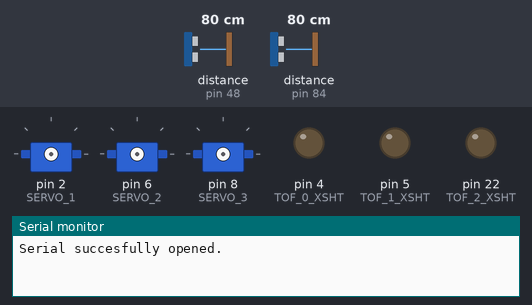
Recording of a sketch running on a simulated Arduino Mega 2560, built with avr-gcc and run on an emulated ATmega2560. Shown: 3 × servo, output pins drawn as LEDs (lit = HIGH), the last lines printed to the serial monitor. Inputs (shaded band) come from the test bench; at power-on: distance to the obstacle (sensors on pin 48, pin 84) 80 cm.

Above: at 0.1 s.
At 0.6 s:
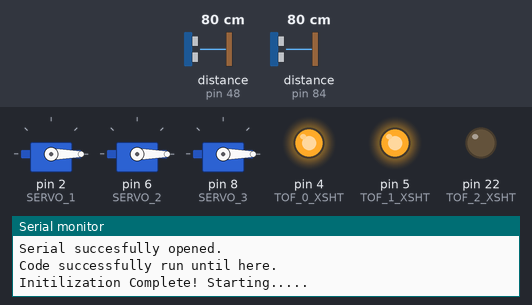
Timing chart, 0 to 2.1 s (numbered marks = the images above):
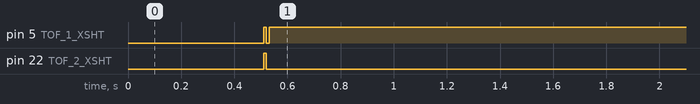

The sketch:

autoLeveling.ino
```cpp
#include <Servo.h>
#include <Adafruit_VL53L0X.h>

//for servos
#define SERVO_1 2
#define SERVO_2 6
#define SERVO_3 8

#define SERVO_1_UpLim 45
#define SERVO_2_UpLim 45
#define SERVO_3_UpLim 45

#define init_angle 0

Servo Servo_1;
Servo Servo_2;
Servo Servo_3;

int s1_ang = init_angle;
int s2_ang = init_angle;
int s3_ang = init_angle;

//for tof sensors
#define TOF_0_ADDRESS 0x30
#define TOF_1_ADDRESS 0x54
#define TOF_2_ADDRESS 0x47

#define TOF_0_XSHT 4
#define TOF_1_XSHT 5
#define TOF_2_XSHT 22

#define COUNT_TOFS 3

Adafruit_VL53L0X tof_0 = Adafruit_VL53L0X();
Adafruit_VL53L0X tof_1 = Adafruit_VL53L0X();
Adafruit_VL53L0X tof_2 = Adafruit_VL53L0X();

VL53L0X_RangingMeasurementData_t tof_0_reading;
VL53L0X_RangingMeasurementData_t tof_1_reading;
VL53L0X_RangingMeasurementData_t tof_2_reading;

float offsetError = 15.9; // offset error

float dists[COUNT_TOFS];

void init_tofSensors() {

  // reset all tofs
  digitalWrite(TOF_0_XSHT, LOW);
  digitalWrite(TOF_1_XSHT, LOW);
  digitalWrite(TOF_2_XSHT, LOW);
  delay(10);
  // enable all tofs
  digitalWrite(TOF_0_XSHT, HIGH);
  digitalWrite(TOF_1_XSHT, HIGH);
  digitalWrite(TOF_2_XSHT, HIGH);
  delay(10);

  // activating TOF0 and reset all others
  digitalWrite(TOF_0_XSHT, HIGH);
  digitalWrite(TOF_1_XSHT, LOW);
  digitalWrite(TOF_2_XSHT, LOW);

  // initing TOF0
  if(!tof_0.begin(TOF_0_ADDRESS, true, &Wire, Adafruit_VL53L0X::VL53L0X_SENSE_HIGH_ACCURACY)) {
    Serial.println(F("Failed to boot first VL53L0X"));
    while(1);
  }
  delay(10);

  // activating TOF1
  digitalWrite(TOF_1_XSHT, HIGH);
  digitalWrite(TOF_2_XSHT, LOW);
  delay(10);

  //initing TOF1
  if(!tof_1.begin(TOF_1_ADDRESS, true, &Wire, Adafruit_VL53L0X::VL53L0X_SENSE_HIGH_ACCURACY)) {
    Serial.println(F("Failed to boot second VL53L0X"));
    while(1);
  }
  delay(10);

  Serial.println("Code successfully run until here.");

  /*// activating TOF2
  digitalWrite(TOF_2_XSHT, HIGH);
  delay(10);

  //initing TOF2
  if(!tof_2.begin(TOF_2_ADDRESS, true, &Wire, Adafruit_VL53L0X::VL53L0X_SENSE_HIGH_ACCURACY)) {
    Serial.println(F("Failed to boot third VL53L0X"));
    while(1);
  }*/

}

//read distance once for all tof
void read_distance() {

  //read first tof
  tof_0.rangingTest(&tof_0_reading, false); // pass in 'true' to get debug data printout!

  /*
  //for debug purpose
  Serial.print("ToF at address 0x");
  Serial.print(TOF_0_ADDRESS, HEX);
  Serial.print(": ");

  if (tof_0_reading.RangeStatus != 4) {

    Serial.print(tof_0_reading.RangeMilliMeter, DEC);
    Serial.print(" mm     ");

  }
  else {

    Serial.print("Out of Range");

  }
  */

  //read second tof
  tof_1.rangingTest(&tof_1_reading, false); // pass in 'true' to get debug data printout!

  /*
  //for debug purpose
  Serial.print("ToF at address 0x");
  Serial.print(TOF_1_ADDRESS, HEX);
  Serial.print(": ");

  if (tof_1_reading.RangeStatus != 4) {

    Serial.print(tof_1_reading.RangeMilliMeter, DEC);
    Serial.print(" mm     ");

  }
  else {

    Serial.print("Out of Range");

  }
  */

  //read third tof
  //tof_2.rangingTest(&tof_2_reading, false); // pass in 'true' to get debug data printout!

  /*
  //for debug purpose
  Serial.print("ToF at address 0x");
  Serial.print(TOF_2_ADDRESS, HEX);
  Serial.print(": ");

  if (tof_2_reading.RangeStatus != 4) {

    Serial.print(tof_2_reading.RangeMilliMeter, DEC);
    Serial.print(" mm     ");

  }
  else {

    Serial.print("Out of Range");

  }

  Serial.println();
  */

}

//for control system's target
float distInMm = 69; //target, should be changed
float errInMm[COUNT_TOFS];
float tmpSumDist[COUNT_TOFS];
float aveCount = 50;
bool r1_aligned;
bool r2_aligned;
bool r3_aligned;
bool aligned;

void checkAlignment(bool isTest) {

  tmpSumDist[0] = 0;
  tmpSumDist[1] = 0;
  tmpSumDist[2] = 0;

  //average to get consistent result.
  for (int i = 0; i < aveCount; i++) {

    read_distance();
    delay(20);

    if (tof_0_reading.RangeStatus != 4) {

      tmpSumDist[0] += tof_0_reading.RangeMilliMeter;

    }
    else {
      /* Debug */
    }

    if (tof_1_reading.RangeStatus != 4) {

      tmpSumDist[1] += tof_1_reading.RangeMilliMeter;

    }
    else {
      /* Debug */
    }

    /*if (tof_2_reading.RangeStatus != 4) {

      tmpSumDist[2] += tof_2_reading.RangeMilliMeter;

    }
    else {

    }*/

  }

  for (int i = 0; i < COUNT_TOFS; i++) {

    dists[i] = (tmpSumDist[i]/aveCount) + offsetError;

    //some math fitting operations, quadratic equation, coefficients obtained from matlab polyfit function
    //fitting "error"
    dists[i] = (-(2.31486397058827) + sqrt((pow(2.31486397058827,2)) - (4*(-0.00677039565826346)*(-63.4484961484612-(dists[i])))))/(2*(-0.00677039565826346));

    errInMm[i] = distInMm - dists[i];

  }

  if (isTest) {

    Serial.print("Test measure invoked!");
    Serial.println("\n");

    Serial.print("At address 0x");
    Serial.print(TOF_0_ADDRESS, HEX);
    Serial.print("\nCurrent Reading: ");
    Serial.print(dists[0], DEC);
    Serial.println();
    Serial.print("Error in mm: ");
    Serial.print(errInMm[0], DEC);
    Serial.println("\n");

    Serial.print("At address 0x");
    Serial.print(TOF_1_ADDRESS, HEX);
    Serial.print("\nCurrent Reading: ");
    Serial.print(dists[1], DEC);
    Serial.println();
    Serial.print("Error in mm: ");
    Serial.print(errInMm[1], DEC);
    Serial.println("\n");

    Serial.print("At address 0x");
    Serial.print(TOF_2_ADDRESS, HEX);
    Serial.print("\nCurrent Reading: ");
    Serial.print(dists[2], DEC);
    Serial.println();
    Serial.print("Error in mm: ");
    Serial.print(errInMm[2], DEC);
    Serial.println("\n");

  }
  else {

    //tolerance of +-0.5mm, worst case scenario assumed to be 1mm maximum deviation at each point
    r1_aligned = (errInMm[0] < 0.5 && errInMm[0] > -0.5);
    r2_aligned = (errInMm[1] < 0.5 && errInMm[1] > -0.5);
    r3_aligned = (errInMm[2] < 0.5 && errInMm[2] > -0.5);
    aligned = ((r1_aligned && r2_aligned) && r3_aligned);

  }

}


// for dev mode, uncomment to use com terminal, comment to save bytes.
String command = "";

void setup() {
  // Enable Serial Comm
  Serial.begin(115200);
  while (!Serial) { delay(1); }

  Serial.println("Serial succesfully opened.");
  delay(500);

  // Init Servos
  Servo_1.attach(SERVO_1);
  Servo_2.attach(SERVO_2);
  Servo_3.attach(SERVO_3);

  Servo_1.write(s1_ang);
  Servo_2.write(s2_ang);
  Servo_3.write(s3_ang);

  // Init ToF Sensors
  pinMode(TOF_0_XSHT, OUTPUT);
  pinMode(TOF_1_XSHT, OUTPUT);
  pinMode(TOF_2_XSHT, OUTPUT);
  digitalWrite(TOF_0_XSHT, LOW);
  digitalWrite(TOF_1_XSHT, LOW);
  digitalWrite(TOF_2_XSHT, LOW);

  init_tofSensors();

  Serial.print("\nInitilization Complete! Starting...");
  for (int i = 0; i < 15; i++) {

    Serial.print(".");
    delay(200);

  }
  Serial.println();

}

void loop() {
  //control system
  /*
  checkAlignment(3);

  //control system
  while (!aligned) {

    Serial.println("Bed not leveled, leveling sequence invoked. \n");
    Serial.println("Current Servos Nominated Angle: ");
    Serial.print("Servo 1: ");
    Serial.println(s1_ang);
    Serial.print("Servo 2: ");
    Serial.println(s2_ang);\
    Serial.print("Servo 3: ");
    Serial.println(s3_ang);
    Serial.println("");
    delay(2000);

    Serial.println("Leveling R1.");

    while (!r1_aligned) {

      Serial.println(".");

      if (s1_ang < SERVO_1_UpLim) {

        s1_ang += 1;
        Servo_1.write(s1_ang);

        //for debug purpose
        Serial.print("Writing S1 Angle: ");
        Serial.println(s1_ang);

        delay(10);

      }
      else {

        //leveling halted, do something. prompt user to manual reset/fix
        while (1) {

          Serial.println("Leveling Halted, manual fix and reset required!");
          delay(2000);

        }

      }

      checkAlignment(0);

    }
    delay(800);

    Serial.println("Leveling R2.");

    while (!r2_aligned) {

      Serial.println(".");

      if (s2_ang < SERVO_2_UpLim) {

        s2_ang += 1;
        Servo_2.write(s2_ang);

        //for debug purpose
        Serial.print("Writing S2 Angle: ");
        Serial.println(s2_ang);

        delay(10);

      }
      else {

        //leveling halted, do something. prompt user to manual reset/fix
        while (1) {

          Serial.println("Leveling Halted, manual fix and reset required!");
          delay(2000);

        }

      }

      checkAlignment(1);

    }
    delay(800);

    Serial.println("Leveling R3.");

    while (!r3_aligned) {

      Serial.println(".");

      if (s3_ang < SERVO_3_UpLim) {

        s3_ang += 1;
        Servo_3.write(s3_ang);

        //for debug purpose
        Serial.print("Writing S3 Angle: ");
        Serial.println(s3_ang);

        delay(10);

      }
      else {

        //leveling halted, do something. prompt user to manual reset/fix
        while (1) {

          Serial.println("Leveling Halted, manual fix and reset required!");
          delay(2000);

        }

      }

      checkAlignment(2);

    }
    delay(800);

  }
  */

  // below codes are for dev mode, uncomment to use terminal.
  //periodically reads tof distance

  checkAlignment(true);
  delay(1000);

}
```
